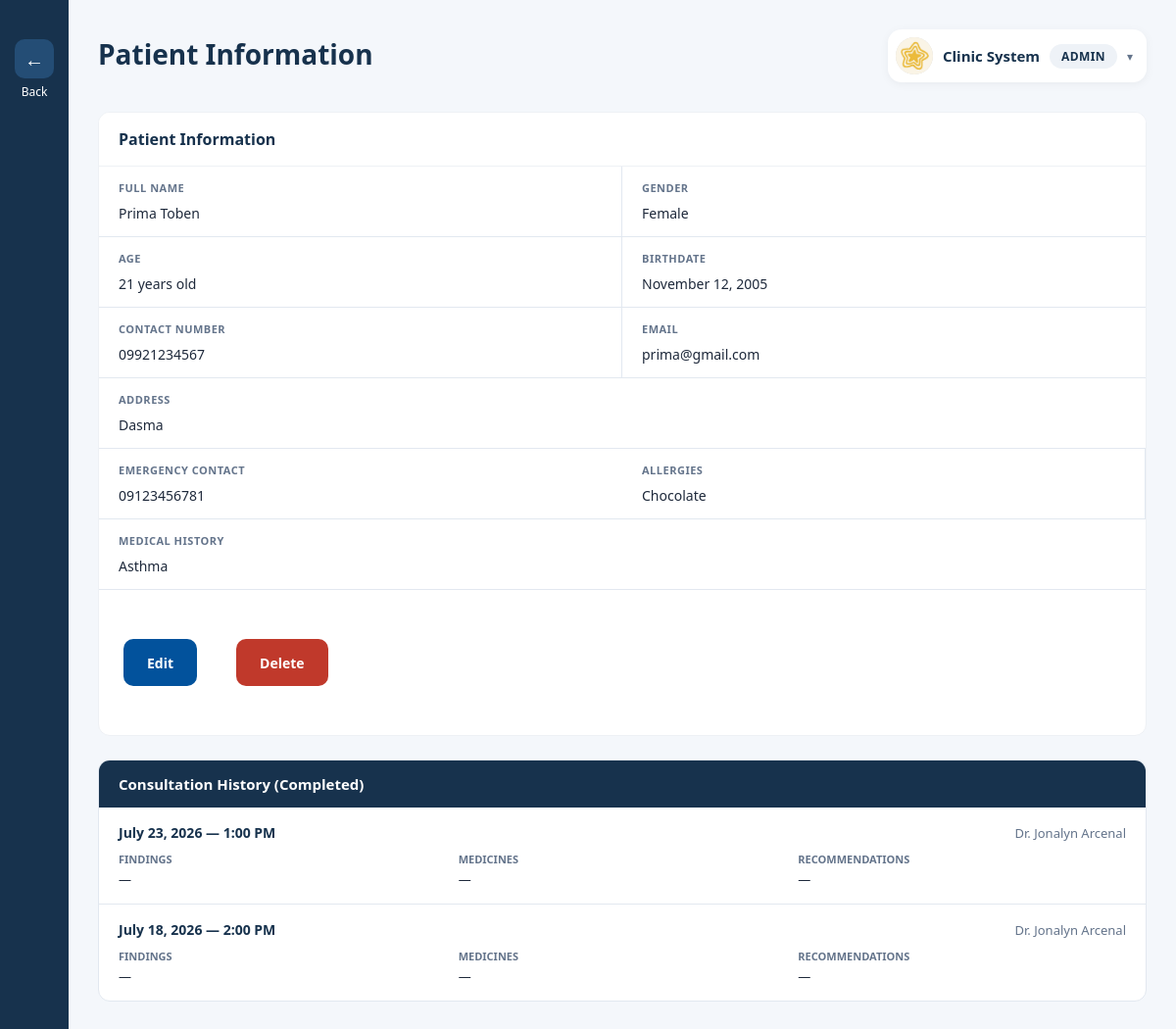
The app's page /view/admin/view_patient.php?id=21 (signed in) with its own data.
### tables this page shows
CREATE TABLE `users` (
  `id` int(11) NOT NULL,
  `role` enum('admin','doctor','patient') NOT NULL,
  `first_name` varchar(100) NOT NULL,
  `last_name` varchar(100) NOT NULL,
  `email` varchar(100) NOT NULL,
  `username` varchar(100) DEFAULT NULL,
  `license_number` varchar(50) DEFAULT NULL,
  `schedule_days` varchar(200) DEFAULT NULL,
  `schedule_time_start` varchar(20) DEFAULT NULL,
  `schedule_time_end` varchar(20) DEFAULT NULL,
  `profile_photo` varchar(255) DEFAULT NULL,
  `password` varchar(255) NOT NULL,
  `created_at` timestamp NOT NULL DEFAULT current_timestamp()
);

CREATE TABLE `patients` (
  `id` int(11) NOT NULL,
  `user_id` int(11) DEFAULT NULL,
  `first_name` varchar(100) NOT NULL,
  `last_name` varchar(100) NOT NULL,
  `gender` varchar(20) DEFAULT NULL,
  `birthdate` date DEFAULT NULL,
  `phone` varchar(30) DEFAULT NULL,
  `email` varchar(100) DEFAULT NULL,
  `address` text DEFAULT NULL,
  `emergency_contact` varchar(30) DEFAULT NULL,
  `allergies` text DEFAULT NULL,
  `medical_history` text DEFAULT NULL,
  `created_at` timestamp NOT NULL DEFAULT current_timestamp()
);

CREATE TABLE `consultations` (
  `id` int(11) NOT NULL,
  `appointment_id` int(11) NOT NULL,
  `doctor_id` int(11) NOT NULL,
  `patient_id` int(11) NOT NULL,
  `findings` text DEFAULT NULL,
  `followup_needed` enum('yes','no') DEFAULT 'no',
  `followup_date` date DEFAULT NULL,
  `status` enum('pending','completed') DEFAULT 'completed',
  `created_at` timestamp NOT NULL DEFAULT current_timestamp(),
  `is_done` tinyint(1) DEFAULT 0
);

CREATE TABLE `appointments` (
  `id` int(11) NOT NULL,
  `patient_id` int(11) NOT NULL,
  `doctor_id` int(11) NOT NULL,
  `appointment_date` date NOT NULL,
  `appointment_time` varchar(20) NOT NULL,
  `purpose` text DEFAULT NULL,
  `complaint` varchar(150) DEFAULT NULL,
  `consultation_type` enum('Online','In Person') NOT NULL DEFAULT 'In Person',
  `status` enum('pending','confirmed','completed','cancelled','missed') DEFAULT 'pending',
  `created_at` timestamp NOT NULL DEFAULT current_timestamp(),
  `admin_checked` tinyint(1) DEFAULT 0
);

### model/User.php (called while the page is built, shortened)
<?php
class User {
    private $conn;
    function __construct($db){
        $this->conn = $db;
    }
    function getUserById($id){
        $query = "SELECT * FROM users WHERE id = :id";
        $stmt = $this->conn->prepare($query);
        $stmt->bindParam(":id", $id);
        $stmt->execute();
        return $stmt->fetch(PDO::FETCH_ASSOC);
    }
}

### model/Patient.php (called while the page is built, shortened)
<?php
class Patient {
    private $conn;
    function __construct($db){
        $this->conn = $db;
    }
    function getPatientById($id){
        $query = "SELECT * FROM patients WHERE id = :id";
        $stmt = $this->conn->prepare($query);
        $stmt->bindParam(":id", $id);
        $stmt->execute();
        return $stmt->fetch(PDO::FETCH_ASSOC);
    }
    function getPatientConsultationHistory($patient_id){
        $query = "SELECT c.*,
                  CONCAT(d.first_name, ' ', d.last_name) as doctor_name,
                  a.appointment_date, a.appointment_time, a.purpose
                  FROM consultations c
                  LEFT JOIN users d ON c.doctor_id = d.id
                  LEFT JOIN appointments a ON c.appointment_id = a.id
                  WHERE c.patient_id = :patient_id AND a.status = 'completed'
                  ORDER BY c.created_at DESC";
        $stmt = $this->conn->prepare($query);
        $stmt->bindParam(":patient_id", $patient_id);
        $stmt->execute();
        return $stmt;
    }
    function getConsultationMedicines($consultation_id){
        $query = "SELECT * FROM consultation_medicines WHERE consultation_id = :cid";
        $stmt = $this->conn->prepare($query);
        $stmt->bindParam(":cid", $consultation_id);
        $stmt->execute();
        return $stmt;
    }
    function getConsultationRecommendations($consultation_id){
        $query = "SELECT * FROM consultation_recommendations WHERE consultation_id = :cid";
        $stmt = $this->conn->prepare($query);
        $stmt->bindParam(":cid", $consultation_id);
        $stmt->execute();
        return $stmt;
    }
}

### view/admin/view_patient.php (the view, shortened to what this page needs)
<?php
require_once 'C:\xampp\htdocs\clinic1\model\Patient.php';
require_once 'C:\xampp\htdocs\clinic1\model\User.php';
$database = new Database();
$conn = $database->connect();
$patient = new Patient($conn);
$user = new User($conn);
$user_info = $user->getUserById($_SESSION['user_id']);
$id = $_GET['id'] ?? 0;
$patient_data = $patient->getPatientById($id);
$edit_mode = isset($_GET['edit']) && $_GET['edit'] == 1;
$history = $patient->getPatientConsultationHistory($id);
?>
<!DOCTYPE html>
<html lang="en">
<head>
    <link rel="stylesheet" href="../css/admin_dashboard.css">
    <link rel="stylesheet" href="../css/admin.css">
</head>
<body>
<div class="dashboard-container">
    <aside class="sidebar-simple">
        <a href="http://localhost/clinic1/view/admin/admin_patientRecord.php" class="back-btn-top">
            <div class="icon">←</div>
            <span>Back</span>
        </a>
    </aside>
    <main class="main-content">
        <header class="topbar">
            <div class="topbar-left">
                <div class="clinic-text">
                    <h1>Patient Information</h1>
                </div>
            </div>
            <div class="user-menu">
                <button type="button" class="user-menu-toggle" onclick="toggleUserMenu(this)">
                    <?php if(!empty($user_info['profile_photo'])): ?>
                    <img src="../../uploads/<?php echo $user_info['profile_photo']; ?>" class="user-avatar" style="object-fit: cover;">
                    <?php else: ?>
                    <div class="user-avatar"></div>
                    <?php endif; ?>
                    <span class="user-name"><?php echo $_SESSION['name']; ?></span>
                    <span class="user-role-badge">Admin</span>
                    <span class="dropdown-arrow">&#9662;</span>
                </button>
            </div>
        </header>
        <section class="table-section">
            <div class="section-header">
                <?php echo $edit_mode ? 'Edit Patient' : 'Patient Information'; ?>
            </div>
            <?php if ($patient_data): ?>
            <?php if ($edit_mode): ?>
            <form method="POST" action="http://localhost/clinic1/controller/PatientController.php" class="patient-form">
                <input type="hidden" name="id" value="<?php echo $id; ?>">
                <div class="form-group">
                    <label>First Name <span style="color:red">*</span></label>
                    <input type="text" name="first_name" value="<?php echo $patient_data['first_name']; ?>" required>
                </div>
                <div class="form-group">
                    <label>Last Name <span style="color:red">*</span></label>
                    <input type="text" name="last_name" value="<?php echo $patient_data['last_name']; ?>" required>
                </div>
                <div class="form-group">
                    <label>Gender <span style="color:red">*</span></label>
                    <select name="gender" required>
                        <option value="Male" <?php echo $patient_data['gender']=='Male'?'selected':''; ?>>Male</option>
                        <option value="Female" <?php echo $patient_data['gender']=='Female'?'selected':''; ?>>Female</option>
                    </select>
                </div>
                <div class="form-group">
                    <label>Birthdate <span style="color:red">*</span></label>
                    <input type="date" name="birthdate" value="<?php echo $patient_data['birthdate']; ?>" required>
                </div>
                <div class="form-group">
                    <label>Contact Number <span style="color:red">*</span></label>
                    <input type="text" name="phone" value="<?php echo $patient_data['phone']; ?>" required maxlength="11" pattern="[0-9]{11}">
                </div>
                <div class="form-group">
                    <label>Email <span style="color:red">*</span></label>
                    <input type="email" name="email" value="<?php echo $patient_data['email']; ?>" required>
                </div>
                <div class="form-group">
                    <label>Address <span style="color:red">*</span></label>
                    <input type="text" name="address" value="<?php echo $patient_data['address']; ?>" required>
                </div>
                <div class="form-group">
                    <label>Emergency Contact</label>
                    <input type="text" name="emergency_contact" value="<?php echo $patient_data['emergency_contact']; ?>" maxlength="11" pattern="[0-9]{11}">
                </div>
                <div class="form-group">
                    <label>Allergies</label>
                    <input type="text" name="allergies" value="<?php echo $patient_data['allergies']; ?>">
                </div>
                <div class="form-group" style="grid-column: span 2;">
                    <label>Medical History</label>
                    <textarea name="medical_history"><?php echo $patient_data['medical_history']; ?></textarea>
                </div>
                <div class="button-group">
                    <button type="submit" name="updatePatient" class="save-btn">Update</button>
                    <a href="http://localhost/clinic1/view/admin/view_patient.php?id=<?php echo $id; ?>" class="clear-btn">Cancel</a>
                </div>
            </form>
            <?php else: ?>
            <div class="patient-info-grid">
                <div class="info-card">
                    <label>Full Name</label>
                    <span><?php echo $patient_data['first_name'].' '.$patient_data['last_name']; ?></span>
                </div>
                <div class="info-card">
                    <label>Gender</label>
                    <span><?php echo $patient_data['gender']; ?></span>
                </div>
                <div class="info-card">
                    <label>Age</label>
                    <span><?php echo date('Y') - date('Y', strtotime($patient_data['birthdate'])); ?> years old</span>
                </div>
                <div class="info-card">
                    <label>Birthdate</label>
                    <span><?php echo date('F j, Y', strtotime($patient_data['birthdate'])); ?></span>
                </div>
                <div class="info-card">
                    <label>Contact Number</label>
                    <span><?php echo $patient_data['phone']; ?></span>
                </div>
                <div class="info-card">
                    <label>Email</label>
                    <span><?php echo $patient_data['email']; ?></span>
                </div>
                <div class="info-card-full">
                    <label>Address</label>
                    <span><?php echo $patient_data['address']; ?></span>
                </div>
                <div class="info-card">
                    <label>Emergency Contact</label>
                    <span><?php echo $patient_data['emergency_contact'] ?: '—'; ?></span>
                </div>
                <div class="info-card">
                    <label>Allergies</label>
                    <span><?php echo $patient_data['allergies'] ?: '—'; ?></span>
                </div>
                <div class="info-card-full">
                    <label>Medical History</label>
                    <span><?php echo $patient_data['medical_history'] ?: '—'; ?></span>
                </div>
            </div>
            <div class="view-buttons">
                <a href="http://localhost/clinic1/view/admin/view_patient.php?id=<?php echo $id; ?>&edit=1" class="save-btn">Edit</a>
                <form method="POST" action="http://localhost/clinic1/controller/PatientController.php" style="display:inline;">
                    <button type="submit" name="deletePatient" class="delete-btn" onclick="return confirm('Delete?')">Delete</button>
                </form>
            </div>
            <?php endif; ?>
            <?php else: ?>
            <p>Patient not found.</p>
            <?php endif; ?>
        </section>
        <?php if(!$edit_mode): ?>
        <div class="history-section">
            <div class="history-header">Consultation History (Completed)</div>
            <?php if ($history && $history->rowCount() > 0): ?>
                <?php while ($h = $history->fetch(PDO::FETCH_ASSOC)):
                    $meds = $patient->getConsultationMedicines($h['id']);
                    $recs = $patient->getConsultationRecommendations($h['id']);
                ?>
                <div class="history-item">
                    <div class="history-item-header">
                        <span class="history-date"><?php echo date('F j, Y', strtotime($h['appointment_date'])); ?> &mdash; <?php echo $h['appointment_time']; ?></span>
                        <span class="history-doctor">Dr. <?php echo $h['doctor_name']; ?></span>
                    </div>
                    <div class="history-body">
                        <div class="history-col">
                            <label>Findings</label>
                            <p><?php echo $h['findings'] ?: '—'; ?></p>
                        </div>
                        <div class="history-col">
                            <label>Medicines</label>
                            <?php $med_rows = $meds->fetchAll(PDO::FETCH_ASSOC); ?>
                            <?php if($med_rows): ?>
                            <ul>
                                <?php foreach($med_rows as $m): ?>
                                <li><?php echo $m['medicine_name'].' ('.$m['dosage'].') '.$m['frequency'].' &times; '.$m['duration']; ?></li>
                                <?php endforeach; ?>
                            </ul>
                            <?php else: ?><p>—</p><?php endif; ?>
                        </div>
                        <div class="history-col">
                            <label>Recommendations</label>
                            <?php $rec_rows = $recs->fetchAll(PDO::FETCH_ASSOC); ?>
                            <?php if($rec_rows): ?>
                            <ul>
                                <?php foreach($rec_rows as $r): ?>
                                <li><?php echo $r['recommendation']; ?></li>
                                <?php endforeach; ?>
                            </ul>
                            <?php else: ?><p>—</p><?php endif; ?>
                        </div>
                    </div>
                </div>
                <?php endwhile; ?>
            <?php else: ?>
                <div class="empty-history">No completed consultations on record.</div>
            <?php endif; ?>
        </div>
        <?php endif; ?>
    </main>
</div>
</body>
</html>

### view/css/admin_dashboard.css (style rules this page uses)
* { margin:0; padding:0; box-sizing:border-box; font-family:"Segoe UI", sans-serif; }
body { background:#f4f7fb; }
.dashboard-container { display:flex; min-height:100vh; }
.main-content { flex:1; padding:30px; }
.topbar { display:flex; justify-content:space-between; align-items:center; margin-bottom:30px; }
.topbar-left { display:flex; align-items:center; gap:15px; }
.clinic-text h1 { font-size:28px; color:#17324d; margin-bottom:4px; }
.user-menu { position:relative; }
.user-menu-toggle { display:flex; align-items:center; gap:10px; background:white; border:none; padding:8px 14px 8px 8px; border-radius:14px; cursor:pointer; box-shadow: 0 2px 10px rgba(0,0,0,0.05); font-family:inherit; }
.user-avatar { width:38px; height:38px; border-radius:50%; background:#d9d9d9; flex-shrink:0; }
.user-name { font-weight:600; color:#17324d; font-size:15px; }
.user-role-badge { background:#eef2f7; color:#17324d; padding:4px 12px; border-radius:20px; font-size:12px; font-weight:700; text-transform:uppercase; letter-spacing:0.4px; }
.dropdown-arrow { color:#64748b; font-size:12px; transition:transform 0.2s ease; }
.table-section { background:white; border-radius:12px; overflow:hidden; border:1px solid #eef1f5; }
.section-header { background:#ffffff; color:#17324d; padding:16px 20px; font-size:16px; font-weight:700; border-bottom:1px solid #eef1f5; }
.sidebar-simple { width: 70px; background: #17324d; color: white; padding: 20px 10px; display: flex; flex-direction: column; align-items: center; }
.back-btn-top { text-decoration: none; color: white; font-size: 12px; display: flex; flex-direction: column; align-items: center; gap: 5px; margin-top: 20px; }
.back-btn-top .icon { width: 40px; height: 40px; background: #244d75; border-radius: 10px; display: flex; align-items: center; justify-content: center; font-size: 20px; }

### records on screen
users: profile_photo (picture)
patients: first_name "Prima", last_name "Toben", gender "Female", birthdate "November 12, 2005", phone "09921234567", email "prima@gmail.com", address "Dasma", emergency_contact "09123456781", allergies "Chocolate", medical_history "Asthma"
consultations: appointment.appointment_date "July 23, 2026", appointment.appointment_time "1:00 PM", doctor_name "Jonalyn Arcenal", findings "—"
consultations: appointment.appointment_date "July 18, 2026", appointment.appointment_time "2:00 PM", doctor_name "Jonalyn Arcenal", findings "—"

### other values on screen
$_SESSION['name'] "Clinic System"
